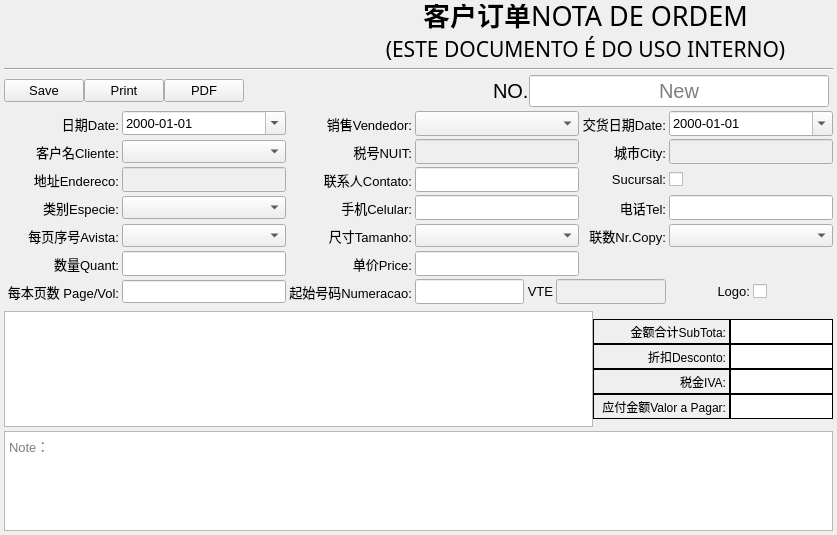
<?xml version="1.0" encoding="UTF-8"?>
<ui version="4.0">
 <class>Form</class>
 <widget class="QWidget" name="Form">
  <property name="geometry">
   <rect>
    <x>0</x>
    <y>0</y>
    <width>830</width>
    <height>535</height>
   </rect>
  </property>
  <property name="font">
   <font>
    <family>Arial</family>
    <pointsize>10</pointsize>
   </font>
  </property>
  <property name="windowTitle">
   <string>Order</string>
  </property>
  <layout class="QVBoxLayout" name="verticalLayout_4">
   <property name="spacing">
    <number>4</number>
   </property>
   <property name="leftMargin">
    <number>4</number>
   </property>
   <property name="topMargin">
    <number>4</number>
   </property>
   <property name="rightMargin">
    <number>4</number>
   </property>
   <property name="bottomMargin">
    <number>4</number>
   </property>
   <item>
    <layout class="QHBoxLayout" name="horizontalLayout_6">
     <item>
      <widget class="QLabel" name="label_logo">
       <property name="minimumSize">
        <size>
         <width>329</width>
         <height>60</height>
        </size>
       </property>
       <property name="maximumSize">
        <size>
         <width>329</width>
         <height>60</height>
        </size>
       </property>
       <property name="text">
        <string/>
       </property>
       <property name="pixmap">
        <pixmap>../res/Zions_100.png</pixmap>
       </property>
       <property name="scaledContents">
        <bool>true</bool>
       </property>
      </widget>
     </item>
     <item>
      <spacer name="horizontalSpacer_4">
       <property name="orientation">
        <enum>Qt::Horizontal</enum>
       </property>
       <property name="sizeHint" stdset="0">
        <size>
         <width>40</width>
         <height>20</height>
        </size>
       </property>
      </spacer>
     </item>
     <item>
      <layout class="QVBoxLayout" name="verticalLayout_3">
       <property name="spacing">
        <number>0</number>
       </property>
       <item>
        <layout class="QHBoxLayout" name="horizontalLayout_5">
         <item>
          <spacer name="horizontalSpacer_2">
           <property name="orientation">
            <enum>Qt::Horizontal</enum>
           </property>
           <property name="sizeHint" stdset="0">
            <size>
             <width>40</width>
             <height>20</height>
            </size>
           </property>
          </spacer>
         </item>
         <item>
          <widget class="QLabel" name="label_Title_Chn">
           <property name="minimumSize">
            <size>
             <width>0</width>
             <height>30</height>
            </size>
           </property>
           <property name="maximumSize">
            <size>
             <width>16777215</width>
             <height>30</height>
            </size>
           </property>
           <property name="font">
            <font>
             <pointsize>20</pointsize>
             <weight>75</weight>
             <bold>true</bold>
            </font>
           </property>
           <property name="text">
            <string>客户订单</string>
           </property>
           <property name="alignment">
            <set>Qt::AlignBottom|Qt::AlignRight|Qt::AlignTrailing</set>
           </property>
          </widget>
         </item>
         <item>
          <widget class="QLabel" name="label_Title_Eng">
           <property name="minimumSize">
            <size>
             <width>0</width>
             <height>30</height>
            </size>
           </property>
           <property name="maximumSize">
            <size>
             <width>16777215</width>
             <height>30</height>
            </size>
           </property>
           <property name="font">
            <font>
             <family>Algerian</family>
             <pointsize>20</pointsize>
             <weight>50</weight>
             <bold>false</bold>
            </font>
           </property>
           <property name="text">
            <string>NOTA DE ORDEM</string>
           </property>
           <property name="alignment">
            <set>Qt::AlignBottom|Qt::AlignLeading|Qt::AlignLeft</set>
           </property>
          </widget>
         </item>
         <item>
          <spacer name="horizontalSpacer_3">
           <property name="orientation">
            <enum>Qt::Horizontal</enum>
           </property>
           <property name="sizeHint" stdset="0">
            <size>
             <width>40</width>
             <height>20</height>
            </size>
           </property>
          </spacer>
         </item>
        </layout>
       </item>
       <item>
        <widget class="QLabel" name="label_Title_2">
         <property name="minimumSize">
          <size>
           <width>0</width>
           <height>30</height>
          </size>
         </property>
         <property name="maximumSize">
          <size>
           <width>16777215</width>
           <height>30</height>
          </size>
         </property>
         <property name="font">
          <font>
           <family>Algerian</family>
           <pointsize>16</pointsize>
          </font>
         </property>
         <property name="text">
          <string>(ESTE DOCUMENTO É DO USO INTERNO)</string>
         </property>
         <property name="alignment">
          <set>Qt::AlignHCenter|Qt::AlignTop</set>
         </property>
        </widget>
       </item>
      </layout>
     </item>
     <item>
      <spacer name="horizontalSpacer_5">
       <property name="orientation">
        <enum>Qt::Horizontal</enum>
       </property>
       <property name="sizeHint" stdset="0">
        <size>
         <width>40</width>
         <height>20</height>
        </size>
       </property>
      </spacer>
     </item>
    </layout>
   </item>
   <item>
    <widget class="Line" name="line">
     <property name="orientation">
      <enum>Qt::Horizontal</enum>
     </property>
    </widget>
   </item>
   <item>
    <layout class="QHBoxLayout" name="horizontalLayout_4">
     <item>
      <layout class="QHBoxLayout" name="horizontalLayout_3">
       <property name="spacing">
        <number>0</number>
       </property>
       <item>
        <widget class="QPushButton" name="butSave">
         <property name="text">
          <string>Save</string>
         </property>
         <property name="icon">
          <iconset>
           <normaloff>../res/ico/save.png</normaloff>../res/ico/save.png</iconset>
         </property>
         <property name="iconSize">
          <size>
           <width>16</width>
           <height>16</height>
          </size>
         </property>
        </widget>
       </item>
       <item>
        <widget class="QPushButton" name="butPrint">
         <property name="text">
          <string>Print</string>
         </property>
         <property name="icon">
          <iconset>
           <normaloff>../res/ico/printer.png</normaloff>../res/ico/printer.png</iconset>
         </property>
         <property name="iconSize">
          <size>
           <width>16</width>
           <height>16</height>
          </size>
         </property>
        </widget>
       </item>
       <item>
        <widget class="QPushButton" name="butPDF">
         <property name="text">
          <string>PDF</string>
         </property>
         <property name="icon">
          <iconset>
           <normaloff>../res/ico/pdf.png</normaloff>../res/ico/pdf.png</iconset>
         </property>
         <property name="iconSize">
          <size>
           <width>16</width>
           <height>16</height>
          </size>
         </property>
        </widget>
       </item>
      </layout>
     </item>
     <item>
      <layout class="QHBoxLayout" name="horizontalLayout">
       <property name="spacing">
        <number>0</number>
       </property>
       <property name="leftMargin">
        <number>0</number>
       </property>
       <property name="topMargin">
        <number>0</number>
       </property>
       <property name="rightMargin">
        <number>4</number>
       </property>
       <property name="bottomMargin">
        <number>0</number>
       </property>
       <item>
        <spacer name="horizontalSpacer">
         <property name="orientation">
          <enum>Qt::Horizontal</enum>
         </property>
         <property name="sizeHint" stdset="0">
          <size>
           <width>40</width>
           <height>20</height>
          </size>
         </property>
        </spacer>
       </item>
       <item>
        <widget class="QLabel" name="label_2">
         <property name="font">
          <font>
           <pointsize>15</pointsize>
          </font>
         </property>
         <property name="text">
          <string>NO.</string>
         </property>
        </widget>
       </item>
       <item>
        <widget class="QLineEdit" name="fOrderID">
         <property name="minimumSize">
          <size>
           <width>300</width>
           <height>0</height>
          </size>
         </property>
         <property name="maximumSize">
          <size>
           <width>300</width>
           <height>16777215</height>
          </size>
         </property>
         <property name="font">
          <font>
           <pointsize>15</pointsize>
          </font>
         </property>
         <property name="text">
          <string/>
         </property>
         <property name="alignment">
          <set>Qt::AlignCenter</set>
         </property>
         <property name="readOnly">
          <bool>true</bool>
         </property>
         <property name="placeholderText">
          <string>New</string>
         </property>
        </widget>
       </item>
      </layout>
     </item>
    </layout>
   </item>
   <item>
    <layout class="QGridLayout" name="gridLayout">
     <property name="leftMargin">
      <number>3</number>
     </property>
     <property name="rightMargin">
      <number>0</number>
     </property>
     <property name="bottomMargin">
      <number>3</number>
     </property>
     <property name="spacing">
      <number>3</number>
     </property>
     <item row="2" column="5">
      <widget class="QLabel" name="label_16">
       <property name="text">
        <string>Sucursal:</string>
       </property>
       <property name="alignment">
        <set>Qt::AlignRight|Qt::AlignTrailing|Qt::AlignVCenter</set>
       </property>
      </widget>
     </item>
     <item row="0" column="5">
      <widget class="QLabel" name="label_4">
       <property name="minimumSize">
        <size>
         <width>0</width>
         <height>25</height>
        </size>
       </property>
       <property name="sizeIncrement">
        <size>
         <width>0</width>
         <height>25</height>
        </size>
       </property>
       <property name="text">
        <string>交货日期Date:</string>
       </property>
       <property name="alignment">
        <set>Qt::AlignRight|Qt::AlignTrailing|Qt::AlignVCenter</set>
       </property>
      </widget>
     </item>
     <item row="1" column="0">
      <widget class="QLabel" name="label_6">
       <property name="minimumSize">
        <size>
         <width>0</width>
         <height>25</height>
        </size>
       </property>
       <property name="sizeIncrement">
        <size>
         <width>0</width>
         <height>25</height>
        </size>
       </property>
       <property name="text">
        <string>客户名Cliente:</string>
       </property>
       <property name="alignment">
        <set>Qt::AlignRight|Qt::AlignTrailing|Qt::AlignVCenter</set>
       </property>
      </widget>
     </item>
     <item row="2" column="6">
      <widget class="QCheckBox" name="fSucursal">
       <property name="minimumSize">
        <size>
         <width>0</width>
         <height>25</height>
        </size>
       </property>
       <property name="sizeIncrement">
        <size>
         <width>0</width>
         <height>25</height>
        </size>
       </property>
       <property name="text">
        <string/>
       </property>
      </widget>
     </item>
     <item row="3" column="6">
      <widget class="QLineEdit" name="fTelefone">
       <property name="minimumSize">
        <size>
         <width>0</width>
         <height>25</height>
        </size>
       </property>
       <property name="sizeIncrement">
        <size>
         <width>0</width>
         <height>25</height>
        </size>
       </property>
       <property name="clearButtonEnabled">
        <bool>true</bool>
       </property>
      </widget>
     </item>
     <item row="2" column="0">
      <widget class="QLabel" name="label_9">
       <property name="minimumSize">
        <size>
         <width>0</width>
         <height>25</height>
        </size>
       </property>
       <property name="sizeIncrement">
        <size>
         <width>0</width>
         <height>25</height>
        </size>
       </property>
       <property name="text">
        <string>地址Endereco:</string>
       </property>
       <property name="alignment">
        <set>Qt::AlignRight|Qt::AlignTrailing|Qt::AlignVCenter</set>
       </property>
      </widget>
     </item>
     <item row="3" column="4">
      <widget class="QLineEdit" name="fCelular">
       <property name="minimumSize">
        <size>
         <width>0</width>
         <height>25</height>
        </size>
       </property>
       <property name="sizeIncrement">
        <size>
         <width>0</width>
         <height>25</height>
        </size>
       </property>
       <property name="clearButtonEnabled">
        <bool>true</bool>
       </property>
      </widget>
     </item>
     <item row="0" column="6">
      <widget class="QDateEdit" name="fRequiredDeliveryDate">
       <property name="minimumSize">
        <size>
         <width>0</width>
         <height>25</height>
        </size>
       </property>
       <property name="sizeIncrement">
        <size>
         <width>0</width>
         <height>25</height>
        </size>
       </property>
       <property name="displayFormat">
        <string>yyyy-MM-dd</string>
       </property>
       <property name="calendarPopup">
        <bool>true</bool>
       </property>
      </widget>
     </item>
     <item row="1" column="3">
      <widget class="QLabel" name="label_7">
       <property name="minimumSize">
        <size>
         <width>0</width>
         <height>25</height>
        </size>
       </property>
       <property name="sizeIncrement">
        <size>
         <width>0</width>
         <height>25</height>
        </size>
       </property>
       <property name="text">
        <string>税号NUIT:</string>
       </property>
       <property name="alignment">
        <set>Qt::AlignRight|Qt::AlignTrailing|Qt::AlignVCenter</set>
       </property>
      </widget>
     </item>
     <item row="2" column="2">
      <widget class="QLineEdit" name="fEndereco">
       <property name="enabled">
        <bool>false</bool>
       </property>
       <property name="minimumSize">
        <size>
         <width>0</width>
         <height>25</height>
        </size>
       </property>
       <property name="sizeIncrement">
        <size>
         <width>0</width>
         <height>25</height>
        </size>
       </property>
       <property name="placeholderText">
        <string/>
       </property>
       <property name="clearButtonEnabled">
        <bool>true</bool>
       </property>
      </widget>
     </item>
     <item row="3" column="0">
      <widget class="QLabel" name="label_21">
       <property name="minimumSize">
        <size>
         <width>0</width>
         <height>25</height>
        </size>
       </property>
       <property name="sizeIncrement">
        <size>
         <width>0</width>
         <height>25</height>
        </size>
       </property>
       <property name="text">
        <string>类别Especie:</string>
       </property>
       <property name="alignment">
        <set>Qt::AlignRight|Qt::AlignTrailing|Qt::AlignVCenter</set>
       </property>
      </widget>
     </item>
     <item row="7" column="0">
      <widget class="QLabel" name="label_28">
       <property name="minimumSize">
        <size>
         <width>0</width>
         <height>25</height>
        </size>
       </property>
       <property name="sizeIncrement">
        <size>
         <width>0</width>
         <height>25</height>
        </size>
       </property>
       <property name="text">
        <string>每本页数 Page/Vol:</string>
       </property>
       <property name="alignment">
        <set>Qt::AlignRight|Qt::AlignTrailing|Qt::AlignVCenter</set>
       </property>
      </widget>
     </item>
     <item row="3" column="5">
      <widget class="QLabel" name="label_12">
       <property name="minimumSize">
        <size>
         <width>0</width>
         <height>25</height>
        </size>
       </property>
       <property name="sizeIncrement">
        <size>
         <width>0</width>
         <height>25</height>
        </size>
       </property>
       <property name="text">
        <string>电话Tel:</string>
       </property>
       <property name="alignment">
        <set>Qt::AlignRight|Qt::AlignTrailing|Qt::AlignVCenter</set>
       </property>
      </widget>
     </item>
     <item row="0" column="3">
      <widget class="QLabel" name="label_5">
       <property name="minimumSize">
        <size>
         <width>0</width>
         <height>25</height>
        </size>
       </property>
       <property name="sizeIncrement">
        <size>
         <width>0</width>
         <height>25</height>
        </size>
       </property>
       <property name="text">
        <string>销售Vendedor:</string>
       </property>
       <property name="alignment">
        <set>Qt::AlignRight|Qt::AlignTrailing|Qt::AlignVCenter</set>
       </property>
      </widget>
     </item>
     <item row="1" column="4">
      <widget class="QLineEdit" name="fNUIT">
       <property name="enabled">
        <bool>false</bool>
       </property>
       <property name="minimumSize">
        <size>
         <width>0</width>
         <height>25</height>
        </size>
       </property>
       <property name="sizeIncrement">
        <size>
         <width>0</width>
         <height>25</height>
        </size>
       </property>
      </widget>
     </item>
     <item row="0" column="0">
      <widget class="QLabel" name="label_3">
       <property name="minimumSize">
        <size>
         <width>0</width>
         <height>25</height>
        </size>
       </property>
       <property name="sizeIncrement">
        <size>
         <width>0</width>
         <height>25</height>
        </size>
       </property>
       <property name="text">
        <string>日期Date:</string>
       </property>
       <property name="alignment">
        <set>Qt::AlignRight|Qt::AlignTrailing|Qt::AlignVCenter</set>
       </property>
      </widget>
     </item>
     <item row="0" column="2">
      <widget class="QDateEdit" name="fOrderDate">
       <property name="maximumSize">
        <size>
         <width>16777215</width>
         <height>16777215</height>
        </size>
       </property>
       <property name="displayFormat">
        <string>yyyy-MM-dd</string>
       </property>
       <property name="calendarPopup">
        <bool>true</bool>
       </property>
      </widget>
     </item>
     <item row="1" column="2">
      <widget class="QComboBox" name="fCustomerID">
       <property name="minimumSize">
        <size>
         <width>0</width>
         <height>0</height>
        </size>
       </property>
       <property name="sizeIncrement">
        <size>
         <width>0</width>
         <height>25</height>
        </size>
       </property>
       <property name="placeholderText" stdset="0">
        <string>Please select a cliente.</string>
       </property>
      </widget>
     </item>
     <item row="3" column="3">
      <widget class="QLabel" name="label_10">
       <property name="text">
        <string>手机Celular:</string>
       </property>
       <property name="alignment">
        <set>Qt::AlignRight|Qt::AlignTrailing|Qt::AlignVCenter</set>
       </property>
      </widget>
     </item>
     <item row="0" column="4">
      <widget class="QComboBox" name="fVendedorID">
       <property name="minimumSize">
        <size>
         <width>0</width>
         <height>25</height>
        </size>
       </property>
       <property name="sizeIncrement">
        <size>
         <width>0</width>
         <height>25</height>
        </size>
       </property>
       <property name="clearButtonEnabled" stdset="0">
        <bool>true</bool>
       </property>
      </widget>
     </item>
     <item row="1" column="5">
      <widget class="QLabel" name="label_8">
       <property name="text">
        <string>城市City:</string>
       </property>
       <property name="alignment">
        <set>Qt::AlignRight|Qt::AlignTrailing|Qt::AlignVCenter</set>
       </property>
      </widget>
     </item>
     <item row="2" column="3">
      <widget class="QLabel" name="label_11">
       <property name="minimumSize">
        <size>
         <width>0</width>
         <height>25</height>
        </size>
       </property>
       <property name="sizeIncrement">
        <size>
         <width>0</width>
         <height>25</height>
        </size>
       </property>
       <property name="text">
        <string>联系人Contato:</string>
       </property>
       <property name="alignment">
        <set>Qt::AlignRight|Qt::AlignTrailing|Qt::AlignVCenter</set>
       </property>
      </widget>
     </item>
     <item row="2" column="4">
      <widget class="QLineEdit" name="fContato">
       <property name="minimumSize">
        <size>
         <width>0</width>
         <height>25</height>
        </size>
       </property>
       <property name="sizeIncrement">
        <size>
         <width>0</width>
         <height>25</height>
        </size>
       </property>
       <property name="clearButtonEnabled">
        <bool>true</bool>
       </property>
      </widget>
     </item>
     <item row="7" column="4" colspan="2">
      <layout class="QHBoxLayout" name="horizontalLayout_8">
       <item>
        <widget class="QLineEdit" name="fNumerBegin">
         <property name="minimumSize">
          <size>
           <width>0</width>
           <height>25</height>
          </size>
         </property>
         <property name="sizeIncrement">
          <size>
           <width>0</width>
           <height>25</height>
          </size>
         </property>
         <property name="clearButtonEnabled">
          <bool>true</bool>
         </property>
        </widget>
       </item>
       <item>
        <widget class="QLabel" name="label_27">
         <property name="minimumSize">
          <size>
           <width>0</width>
           <height>25</height>
          </size>
         </property>
         <property name="sizeIncrement">
          <size>
           <width>0</width>
           <height>25</height>
          </size>
         </property>
         <property name="text">
          <string>VTE</string>
         </property>
         <property name="alignment">
          <set>Qt::AlignRight|Qt::AlignTrailing|Qt::AlignVCenter</set>
         </property>
        </widget>
       </item>
       <item>
        <widget class="QLineEdit" name="fNumerEnd">
         <property name="enabled">
          <bool>false</bool>
         </property>
         <property name="minimumSize">
          <size>
           <width>0</width>
           <height>25</height>
          </size>
         </property>
         <property name="sizeIncrement">
          <size>
           <width>0</width>
           <height>25</height>
          </size>
         </property>
         <property name="clearButtonEnabled">
          <bool>false</bool>
         </property>
        </widget>
       </item>
      </layout>
     </item>
     <item row="5" column="4">
      <widget class="QComboBox" name="fTamanhoID">
       <property name="minimumSize">
        <size>
         <width>0</width>
         <height>0</height>
        </size>
       </property>
       <property name="sizeIncrement">
        <size>
         <width>0</width>
         <height>25</height>
        </size>
       </property>
       <property name="placeholderText" stdset="0">
        <string>Please select a cliente.</string>
       </property>
      </widget>
     </item>
     <item row="1" column="6">
      <widget class="QLineEdit" name="fCity">
       <property name="enabled">
        <bool>false</bool>
       </property>
       <property name="minimumSize">
        <size>
         <width>0</width>
         <height>25</height>
        </size>
       </property>
       <property name="sizeIncrement">
        <size>
         <width>0</width>
         <height>25</height>
        </size>
       </property>
       <property name="clearButtonEnabled">
        <bool>true</bool>
       </property>
      </widget>
     </item>
     <item row="3" column="2">
      <widget class="QComboBox" name="fEspecieID">
       <property name="minimumSize">
        <size>
         <width>0</width>
         <height>0</height>
        </size>
       </property>
       <property name="sizeIncrement">
        <size>
         <width>0</width>
         <height>25</height>
        </size>
       </property>
       <property name="placeholderText" stdset="0">
        <string>Please select a cliente.</string>
       </property>
      </widget>
     </item>
     <item row="5" column="5">
      <widget class="QLabel" name="label_25">
       <property name="minimumSize">
        <size>
         <width>0</width>
         <height>25</height>
        </size>
       </property>
       <property name="sizeIncrement">
        <size>
         <width>0</width>
         <height>25</height>
        </size>
       </property>
       <property name="text">
        <string>联数Nr.Copy:</string>
       </property>
       <property name="alignment">
        <set>Qt::AlignRight|Qt::AlignTrailing|Qt::AlignVCenter</set>
       </property>
      </widget>
     </item>
     <item row="5" column="0">
      <widget class="QLabel" name="label_22">
       <property name="minimumSize">
        <size>
         <width>0</width>
         <height>25</height>
        </size>
       </property>
       <property name="sizeIncrement">
        <size>
         <width>0</width>
         <height>25</height>
        </size>
       </property>
       <property name="text">
        <string>每页序号Avista:</string>
       </property>
       <property name="alignment">
        <set>Qt::AlignRight|Qt::AlignTrailing|Qt::AlignVCenter</set>
       </property>
      </widget>
     </item>
     <item row="5" column="2">
      <widget class="QComboBox" name="fAvistaID">
       <property name="minimumSize">
        <size>
         <width>0</width>
         <height>0</height>
        </size>
       </property>
       <property name="sizeIncrement">
        <size>
         <width>0</width>
         <height>25</height>
        </size>
       </property>
       <property name="placeholderText" stdset="0">
        <string>Please select a cliente.</string>
       </property>
      </widget>
     </item>
     <item row="6" column="0">
      <widget class="QLabel" name="label_23">
       <property name="minimumSize">
        <size>
         <width>0</width>
         <height>25</height>
        </size>
       </property>
       <property name="sizeIncrement">
        <size>
         <width>0</width>
         <height>25</height>
        </size>
       </property>
       <property name="text">
        <string>数量Quant:</string>
       </property>
       <property name="alignment">
        <set>Qt::AlignRight|Qt::AlignTrailing|Qt::AlignVCenter</set>
       </property>
      </widget>
     </item>
     <item row="6" column="2">
      <widget class="QLineEdit" name="fQuant">
       <property name="minimumSize">
        <size>
         <width>0</width>
         <height>25</height>
        </size>
       </property>
       <property name="sizeIncrement">
        <size>
         <width>0</width>
         <height>25</height>
        </size>
       </property>
       <property name="clearButtonEnabled">
        <bool>true</bool>
       </property>
      </widget>
     </item>
     <item row="5" column="3">
      <widget class="QLabel" name="label_24">
       <property name="minimumSize">
        <size>
         <width>0</width>
         <height>25</height>
        </size>
       </property>
       <property name="sizeIncrement">
        <size>
         <width>0</width>
         <height>25</height>
        </size>
       </property>
       <property name="text">
        <string>尺寸Tamanho:</string>
       </property>
       <property name="alignment">
        <set>Qt::AlignRight|Qt::AlignTrailing|Qt::AlignVCenter</set>
       </property>
      </widget>
     </item>
     <item row="7" column="2">
      <widget class="QLineEdit" name="fPagePerVolumn">
       <property name="minimumSize">
        <size>
         <width>0</width>
         <height>0</height>
        </size>
       </property>
       <property name="sizeIncrement">
        <size>
         <width>0</width>
         <height>25</height>
        </size>
       </property>
       <property name="placeholderText">
        <string/>
       </property>
      </widget>
     </item>
     <item row="7" column="3">
      <widget class="QLabel" name="label_26">
       <property name="minimumSize">
        <size>
         <width>0</width>
         <height>25</height>
        </size>
       </property>
       <property name="sizeIncrement">
        <size>
         <width>0</width>
         <height>25</height>
        </size>
       </property>
       <property name="text">
        <string>起始号码Numeracao:</string>
       </property>
       <property name="alignment">
        <set>Qt::AlignRight|Qt::AlignTrailing|Qt::AlignVCenter</set>
       </property>
      </widget>
     </item>
     <item row="7" column="6">
      <layout class="QHBoxLayout" name="horizontalLayout_9">
       <item>
        <widget class="QLabel" name="label_29">
         <property name="minimumSize">
          <size>
           <width>0</width>
           <height>25</height>
          </size>
         </property>
         <property name="sizeIncrement">
          <size>
           <width>0</width>
           <height>25</height>
          </size>
         </property>
         <property name="text">
          <string>Logo:</string>
         </property>
         <property name="alignment">
          <set>Qt::AlignRight|Qt::AlignTrailing|Qt::AlignVCenter</set>
         </property>
        </widget>
       </item>
       <item>
        <widget class="QCheckBox" name="fLogo">
         <property name="minimumSize">
          <size>
           <width>0</width>
           <height>25</height>
          </size>
         </property>
         <property name="sizeIncrement">
          <size>
           <width>0</width>
           <height>25</height>
          </size>
         </property>
         <property name="text">
          <string/>
         </property>
        </widget>
       </item>
      </layout>
     </item>
     <item row="5" column="6">
      <widget class="QComboBox" name="fNrCopyID">
       <property name="minimumSize">
        <size>
         <width>0</width>
         <height>0</height>
        </size>
       </property>
       <property name="sizeIncrement">
        <size>
         <width>0</width>
         <height>25</height>
        </size>
       </property>
       <property name="placeholderText" stdset="0">
        <string>Please select a cliente.</string>
       </property>
      </widget>
     </item>
     <item row="6" column="3">
      <widget class="QLabel" name="label_30">
       <property name="minimumSize">
        <size>
         <width>0</width>
         <height>25</height>
        </size>
       </property>
       <property name="sizeIncrement">
        <size>
         <width>0</width>
         <height>25</height>
        </size>
       </property>
       <property name="text">
        <string>单价Price:</string>
       </property>
       <property name="alignment">
        <set>Qt::AlignRight|Qt::AlignTrailing|Qt::AlignVCenter</set>
       </property>
      </widget>
     </item>
     <item row="6" column="4">
      <widget class="QLineEdit" name="fPrice">
       <property name="minimumSize">
        <size>
         <width>0</width>
         <height>25</height>
        </size>
       </property>
       <property name="sizeIncrement">
        <size>
         <width>0</width>
         <height>25</height>
        </size>
       </property>
       <property name="clearButtonEnabled">
        <bool>true</bool>
       </property>
      </widget>
     </item>
    </layout>
   </item>
   <item>
    <layout class="QHBoxLayout" name="horizontalLayout_2">
     <property name="spacing">
      <number>0</number>
     </property>
     <item>
      <layout class="QVBoxLayout" name="verticalLayout">
       <property name="spacing">
        <number>0</number>
       </property>
       <property name="sizeConstraint">
        <enum>QLayout::SetMaximumSize</enum>
       </property>
       <property name="bottomMargin">
        <number>0</number>
       </property>
       <item>
        <widget class="QListWidget" name="listPrintingOrder"/>
       </item>
      </layout>
     </item>
     <item>
      <layout class="QVBoxLayout" name="verticalLayout_2">
       <property name="spacing">
        <number>0</number>
       </property>
       <property name="leftMargin">
        <number>0</number>
       </property>
       <item>
        <widget class="QWidget" name="temp" native="true">
         <property name="sizePolicy">
          <sizepolicy hsizetype="Fixed" vsizetype="Fixed">
           <horstretch>0</horstretch>
           <verstretch>0</verstretch>
          </sizepolicy>
         </property>
         <layout class="QGridLayout" name="gridLayout_2" columnstretch="20,15" columnminimumwidth="30,0">
          <property name="sizeConstraint">
           <enum>QLayout::SetNoConstraint</enum>
          </property>
          <property name="leftMargin">
           <number>0</number>
          </property>
          <property name="topMargin">
           <number>0</number>
          </property>
          <property name="rightMargin">
           <number>0</number>
          </property>
          <property name="bottomMargin">
           <number>0</number>
          </property>
          <property name="spacing">
           <number>0</number>
          </property>
          <item row="0" column="0">
           <widget class="QLabel" name="label">
            <property name="minimumSize">
             <size>
              <width>0</width>
              <height>25</height>
             </size>
            </property>
            <property name="maximumSize">
             <size>
              <width>150</width>
              <height>25</height>
             </size>
            </property>
            <property name="sizeIncrement">
             <size>
              <width>0</width>
              <height>25</height>
             </size>
            </property>
            <property name="font">
             <font>
              <pointsize>9</pointsize>
             </font>
            </property>
            <property name="styleSheet">
             <string notr="true">border-width: 0.7px;border-style: solid</string>
            </property>
            <property name="text">
             <string>金额合计SubTota:</string>
            </property>
            <property name="alignment">
             <set>Qt::AlignRight|Qt::AlignTrailing|Qt::AlignVCenter</set>
            </property>
           </widget>
          </item>
          <item row="0" column="1">
           <widget class="QLineEdit" name="fAmount">
            <property name="minimumSize">
             <size>
              <width>0</width>
              <height>25</height>
             </size>
            </property>
            <property name="maximumSize">
             <size>
              <width>150</width>
              <height>25</height>
             </size>
            </property>
            <property name="sizeIncrement">
             <size>
              <width>0</width>
              <height>25</height>
             </size>
            </property>
            <property name="font">
             <font>
              <pointsize>9</pointsize>
             </font>
            </property>
            <property name="styleSheet">
             <string notr="true">border-width: 0.7px;border-style: solid</string>
            </property>
            <property name="alignment">
             <set>Qt::AlignRight|Qt::AlignTrailing|Qt::AlignVCenter</set>
            </property>
            <property name="readOnly">
             <bool>true</bool>
            </property>
           </widget>
          </item>
          <item row="1" column="0">
           <widget class="QLabel" name="label_13">
            <property name="minimumSize">
             <size>
              <width>0</width>
              <height>25</height>
             </size>
            </property>
            <property name="maximumSize">
             <size>
              <width>150</width>
              <height>25</height>
             </size>
            </property>
            <property name="sizeIncrement">
             <size>
              <width>0</width>
              <height>25</height>
             </size>
            </property>
            <property name="font">
             <font>
              <pointsize>9</pointsize>
             </font>
            </property>
            <property name="styleSheet">
             <string notr="true">border-width: 0.7px;border-style: solid</string>
            </property>
            <property name="text">
             <string>折扣Desconto:</string>
            </property>
            <property name="alignment">
             <set>Qt::AlignRight|Qt::AlignTrailing|Qt::AlignVCenter</set>
            </property>
           </widget>
          </item>
          <item row="1" column="1">
           <widget class="QLineEdit" name="fDesconto">
            <property name="minimumSize">
             <size>
              <width>0</width>
              <height>25</height>
             </size>
            </property>
            <property name="maximumSize">
             <size>
              <width>150</width>
              <height>25</height>
             </size>
            </property>
            <property name="sizeIncrement">
             <size>
              <width>0</width>
              <height>25</height>
             </size>
            </property>
            <property name="font">
             <font>
              <pointsize>9</pointsize>
             </font>
            </property>
            <property name="styleSheet">
             <string notr="true">border-width: 0.7px;border-style: solid</string>
            </property>
            <property name="alignment">
             <set>Qt::AlignRight|Qt::AlignTrailing|Qt::AlignVCenter</set>
            </property>
           </widget>
          </item>
          <item row="2" column="0">
           <widget class="QLabel" name="label_14">
            <property name="minimumSize">
             <size>
              <width>0</width>
              <height>25</height>
             </size>
            </property>
            <property name="maximumSize">
             <size>
              <width>150</width>
              <height>25</height>
             </size>
            </property>
            <property name="sizeIncrement">
             <size>
              <width>0</width>
              <height>25</height>
             </size>
            </property>
            <property name="font">
             <font>
              <pointsize>9</pointsize>
             </font>
            </property>
            <property name="styleSheet">
             <string notr="true">border-width: 0.7px;border-style: solid</string>
            </property>
            <property name="text">
             <string>税金IVA:</string>
            </property>
            <property name="alignment">
             <set>Qt::AlignRight|Qt::AlignTrailing|Qt::AlignVCenter</set>
            </property>
           </widget>
          </item>
          <item row="2" column="1">
           <widget class="QLineEdit" name="fTax">
            <property name="minimumSize">
             <size>
              <width>0</width>
              <height>25</height>
             </size>
            </property>
            <property name="maximumSize">
             <size>
              <width>150</width>
              <height>25</height>
             </size>
            </property>
            <property name="sizeIncrement">
             <size>
              <width>0</width>
              <height>25</height>
             </size>
            </property>
            <property name="font">
             <font>
              <pointsize>9</pointsize>
             </font>
            </property>
            <property name="styleSheet">
             <string notr="true">border-width: 0.7px;border-style: solid</string>
            </property>
            <property name="alignment">
             <set>Qt::AlignRight|Qt::AlignTrailing|Qt::AlignVCenter</set>
            </property>
           </widget>
          </item>
          <item row="3" column="0">
           <widget class="QLabel" name="label_15">
            <property name="minimumSize">
             <size>
              <width>0</width>
              <height>25</height>
             </size>
            </property>
            <property name="maximumSize">
             <size>
              <width>150</width>
              <height>25</height>
             </size>
            </property>
            <property name="sizeIncrement">
             <size>
              <width>0</width>
              <height>25</height>
             </size>
            </property>
            <property name="font">
             <font>
              <pointsize>9</pointsize>
             </font>
            </property>
            <property name="styleSheet">
             <string notr="true">border-width: 0.7px;border-style: solid</string>
            </property>
            <property name="text">
             <string>应付金额Valor a Pagar:</string>
            </property>
            <property name="alignment">
             <set>Qt::AlignRight|Qt::AlignTrailing|Qt::AlignVCenter</set>
            </property>
            <property name="margin">
             <number>0</number>
            </property>
            <property name="indent">
             <number>-1</number>
            </property>
           </widget>
          </item>
          <item row="3" column="1">
           <widget class="QLineEdit" name="fPayable">
            <property name="minimumSize">
             <size>
              <width>0</width>
              <height>25</height>
             </size>
            </property>
            <property name="maximumSize">
             <size>
              <width>150</width>
              <height>25</height>
             </size>
            </property>
            <property name="sizeIncrement">
             <size>
              <width>0</width>
              <height>25</height>
             </size>
            </property>
            <property name="font">
             <font>
              <pointsize>9</pointsize>
             </font>
            </property>
            <property name="styleSheet">
             <string notr="true">border-width: 0.7px;border-style: solid</string>
            </property>
            <property name="alignment">
             <set>Qt::AlignRight|Qt::AlignTrailing|Qt::AlignVCenter</set>
            </property>
            <property name="readOnly">
             <bool>true</bool>
            </property>
           </widget>
          </item>
         </layout>
        </widget>
       </item>
      </layout>
     </item>
    </layout>
   </item>
   <item>
    <widget class="QTextEdit" name="fNote">
     <property name="minimumSize">
      <size>
       <width>0</width>
       <height>100</height>
      </size>
     </property>
     <property name="maximumSize">
      <size>
       <width>16777215</width>
       <height>100</height>
      </size>
     </property>
     <property name="toolTipDuration">
      <number>-1</number>
     </property>
     <property name="statusTip">
      <string/>
     </property>
     <property name="whatsThis">
      <string/>
     </property>
     <property name="accessibleName">
      <string/>
     </property>
     <property name="lineWidth">
      <number>-1</number>
     </property>
     <property name="placeholderText">
      <string>Note：</string>
     </property>
    </widget>
   </item>
  </layout>
 </widget>
 <resources/>
 <connections/>
 <slots>
  <slot>ReCalc()</slot>
 </slots>
</ui>
